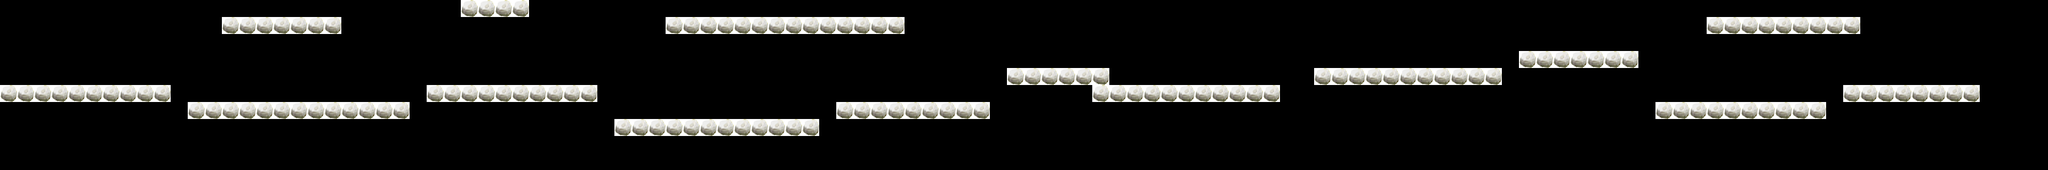

The image is a tile-based game level rendered from a .tmx file. Its description and source (layers, tilesets, objects; grid data summarised) follow:
An orthogonal 120x10 tile map with 32x32 px tiles, 2 tile layers (road, road_top), 3 tilesets.

<map version="1.0" orientation="orthogonal" width="120" height="10" tilewidth="32" tileheight="32">
 <tileset firstgid="1" name="road" tilewidth="32" tileheight="32">
  <image source="tiles/road.png" width="32" height="32" />
 </tileset>
 <tileset firstgid="2" name="item1" tilewidth="32" tileheight="32">
  <image source="tiles/item1.png" width="32" height="32" />
 </tileset>
 <tileset firstgid="3" name="strawberry大的" tilewidth="32" tileheight="32">
  <image source="strawberry.png" width="128" height="128" />
 </tileset>
 <layer name="road" width="120" height="10">
  <data>[1200 cells, 107 non-empty, 1 distinct tile ids]</data>
 </layer>
 <layer name="road_top" width="120" height="10">
  <data>[1200 cells, 34 non-empty, 1 distinct tile ids]</data>
 </layer>
</map>
